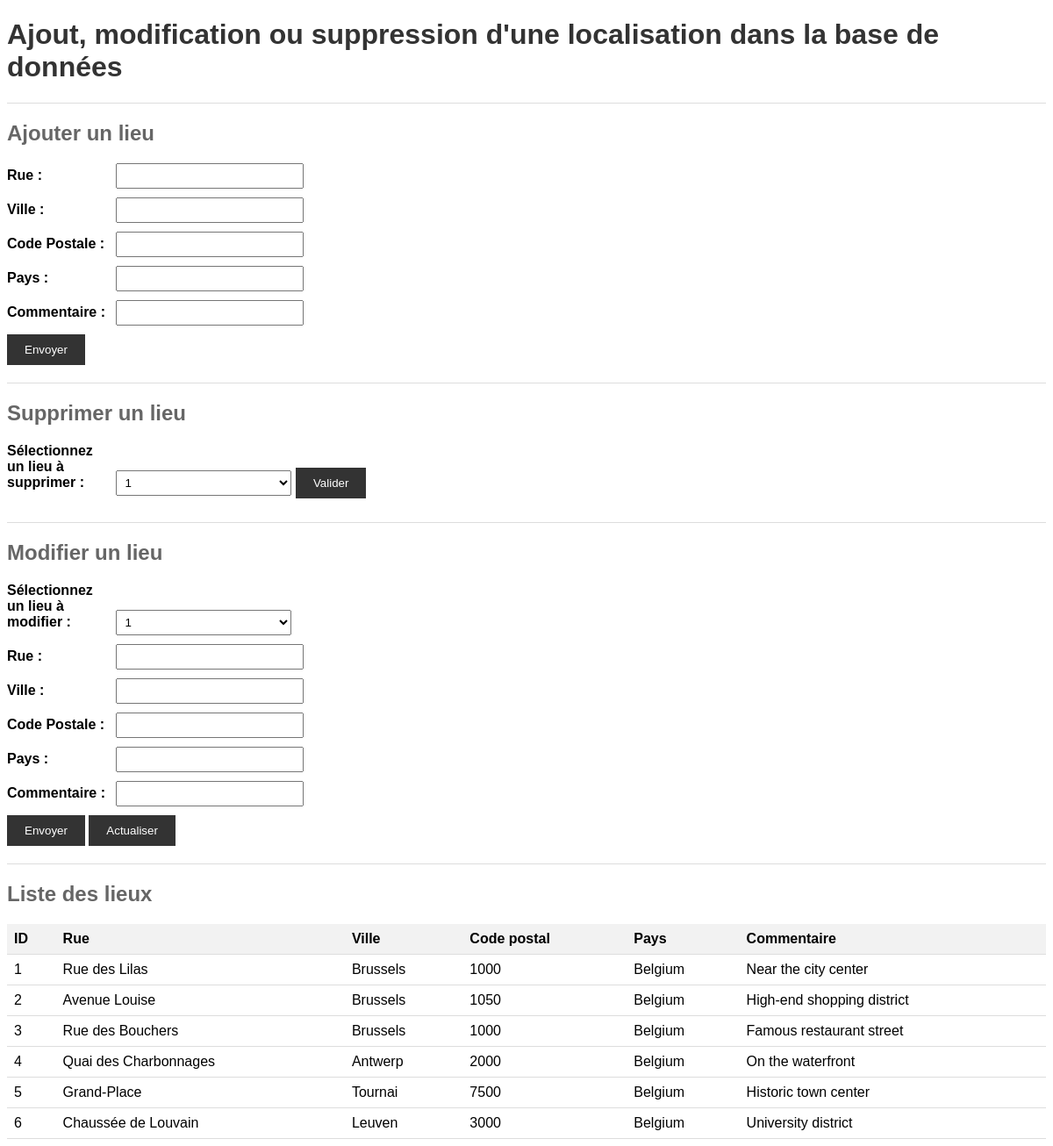
Page /1.mod-lieu/gestion-lieux.php on the committed database.
### tables this page shows
CREATE TABLE IF NOT EXISTS LOCATION (
    ID INT PRIMARY KEY,
    STREET VARCHAR(255),
    CITY VARCHAR(255),
    POSTAL_CODE VARCHAR(10) CHECK (LENGTH(POSTAL_CODE) <= 10),
    COUNTRY VARCHAR(255),
    COMMENT VARCHAR(255)
);

### www/1.mod-lieu/gestion-lieux.php (the view, shortened to what this page needs)
<!DOCTYPE html>
<html>
<head>
</head>
<body>
<?php
$bdd = new PDO('mysql:host=ms8db;dbname=groupXX', 'groupXX', 'secret');
$query = 'SELECT * FROM LOCATION';
$stmt = $bdd->prepare($query);
$stmt->execute();
$villes = $stmt->fetchAll(PDO::FETCH_ASSOC);
?>
<h1>Ajout, modification ou suppression d'une localisation dans la base de données</h1>
<div class="form-separator"></div>
<h2>Ajouter un lieu</h2>
<form method="post" action="ajouter.php">
    <p>
        <label for="Rue">Rue :</label>
        <input type="text" name="Rue" id="Rue" required>
        <br>
        <label for="Ville">Ville :</label>
        <input type="text" name="Ville" id="Ville" required>
        <br>
        <label for="Code_Postale">Code Postale :</label>
        <input type="text" name="Code_Postale" id="Code_Postale" required>
        <br>
        <label for="Pays">Pays :</label>
        <input type="text" name="Pays" id="Pays" required>
        <br>
        <label for="Commentaire">Commentaire :</label>
        <input type="text" name="Commentaire" id="Commentaire" required>
        <br>
        <input type="submit" value="Envoyer">
    </p>
</form>
<div class="form-separator"></div>
<h2>Supprimer un lieu</h2>
<form method="post" action="supprimer.php">
    <label for="ville">Sélectionnez un lieu à supprimer :</label>
    <select name="ville" id="ville">
        <?php foreach ($villes as $ville): ?>
            <option value="<?= $ville['ID'] ?>"><?= $ville['ID'] ?></option>
        <?php endforeach; ?>
    </select>
    <input type="submit" value="Valider">
</form>
<div class="form-separator"></div>
<h2>Modifier un lieu</h2>
<form method="post" action="modifier.php">
    <p>
        <label for="ville-modifier">Sélectionnez un lieu à modifier :</label>
        <select name="ville" id="ville-modifier" onchange="fillFormFields()">
            <?php foreach ($villes as $ville): ?>
                <option value="<?= $ville['ID'] ?>"><?= $ville['ID'] ?></option>
            <?php endforeach; ?>
        </select>
        <br>
        <label for="Rue-modifier">Rue :</label>
        <input type="text" name="Rue" id="Rue-modifier" required>
        <br>
        <label for="Ville-modifier">Ville :</label>
        <input type="text" name="Ville" id="Ville-modifier" required>
        <br>
        <label for="Code_Postale-modifier">Code Postale :</label>
        <input type="text" name="Code_Postale" id="Code_Postale-modifier" required>
        <br>
        <label for="Pays-modifier">Pays :</label>
        <input type="text" name="Pays" id="Pays-modifier" required>
        <br>
        <label for="Commentaire-modifier">Commentaire :</label>
        <input type="text" name="Commentaire" id="Commentaire-modifier" required>
        <br>
        <input type="submit" value="Envoyer">
        <input type="button" value="Actualiser" onclick="fillFormFields()">
    </p>
</form>
<div class="form-separator"></div>
<h2>Liste des lieux</h2>
<table>
    <thead>
    <tr>
        <th>ID</th>
        <th>Rue</th>
        <th>Ville</th>
        <th>Code postal</th>
        <th>Pays</th>
        <th>Commentaire</th>
    </tr>
    </thead>
    <tbody>
    <?php foreach ($villes as $ville): ?>
        <tr>
            <td><?= $ville['ID'] ?></td>
            <td><?= $ville['STREET'] ?></td>
            <td><?= $ville['CITY'] ?></td>
            <td><?= $ville['POSTAL_CODE'] ?></td>
            <td><?= $ville['COUNTRY'] ?></td>
            <td><?= $ville['COMMENT'] ?></td>
        </tr>
    <?php endforeach; ?>
    </tbody>
</table>
</body>
</html>

### www/1.mod-lieu/gestion-lieux.php (style rules this page uses)
body { font-family: Arial, sans-serif; }
h1 { color: #333; }
h2 { color: #666; }
form { margin-bottom: 20px; }
label { display: inline-block; width: 120px; font-weight: bold; }
input[type="text"] { width: 200px; padding: 5px; margin-bottom: 10px; }
select { width: 200px; padding: 5px; margin-bottom: 10px; }
input[type="submit"] { padding: 10px 20px; background-color: #333; color: #fff; border: none; cursor: pointer; }
input[type="button"] { padding: 10px 20px; background-color: #333; color: #fff; border: none; cursor: pointer; }
table { border-collapse: collapse; width: 100%; }
th, td { padding: 8px; text-align: left; border-bottom: 1px solid #ddd; }
th { background-color: #f2f2f2; }
.form-separator { margin: 20px 0; border-top: 1px solid #ddd; }

### rows in the picture
location: ID "1", STREET "Rue des Lilas", CITY "Brussels", POSTAL_CODE "1000", COUNTRY "Belgium", COMMENT "Near the city center"
location: ID "2", STREET "Avenue Louise", CITY "Brussels", POSTAL_CODE "1050", COUNTRY "Belgium", COMMENT "High-end shopping district"
location: ID "3", STREET "Rue des Bouchers", CITY "Brussels", POSTAL_CODE "1000", COUNTRY "Belgium", COMMENT "Famous restaurant street"
location: ID "4", STREET "Quai des Charbonnages", CITY "Antwerp", POSTAL_CODE "2000", COUNTRY "Belgium", COMMENT "On the waterfront"
location: ID "5", STREET "Grand-Place", CITY "Tournai", POSTAL_CODE "7500", COUNTRY "Belgium", COMMENT "Historic town center"
location: ID "6", STREET "Chaussée de Louvain", CITY "Leuven", POSTAL_CODE "3000", COUNTRY "Belgium", COMMENT "University district"

### other values in the picture
form field ville "1"
